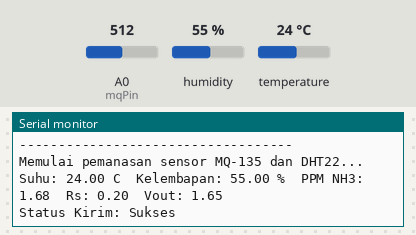
A sketch run on a simulated ESP8266 (Wemos D1 mini). On the bench: the last lines printed to the serial monitor. Inputs (shaded band) come from the test bench; at power-on: A0 (mqPin) = 512, humidity 55 %, temperature 24 °C.

Above: at 4.2 s.
4.3 s: A0 (mqPin) set to 0
At 6.4 s:
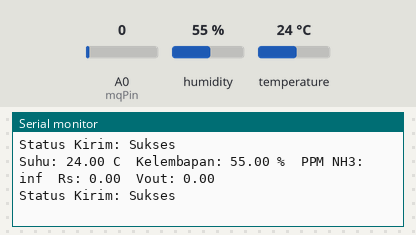
8.5 s: humidity set to 22 %
At 9.9 s:
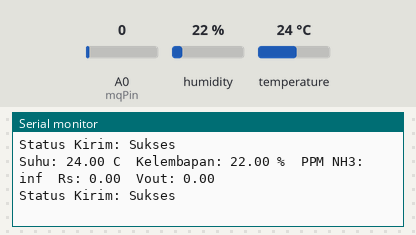
11.2 s: temperature set to 12 °C
At 13.4 s:
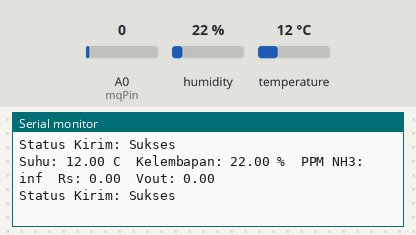
13.9 s: A0 (mqPin) set to 122
At 16.3 s:
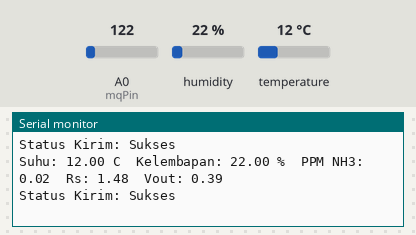
16.6 s: humidity set to 40 %
At 18.1 s:
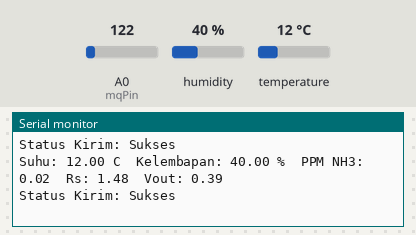
Timing chart, 0 to 19.6 s (numbered marks = the images above; inputs shaded):
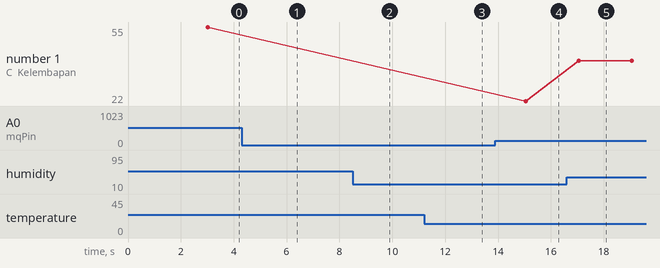

The sketch:

2Transmit_NH3_Wemos.ino
```cpp
// #include <ESP8266WiFi.h>
// #include <espnow.h>
// #include <DHT.h> // Tambahkan library DHT

// // === Konfigurasi DHT22 ===
// #define DHTPIN 4      // Pin data DHT22 terhubung ke D4 (GPIO 2)
// #define DHTTYPE DHT22  // Jenis sensor DHT 22 (AM2302)
// DHT dht(DHTPIN, DHTTYPE);

// // uint8_t broadcastAddress[] = {0xAC, 0x27, 0x6E, 0x5E, 0xAF, 0xC8}; //AC:27:6E:5E:AF:C8
// uint8_t broadcastAddress[] = {0xAC, 0x27, 0x6E, 0x5E, 0x93, 0x08}; // AC:27:6E:5E:93:08

// // Struktur paket data yang akan dikirim (Ditambah temp & hum)
// typedef struct struct_message {
//   float ppm2;
//   float rs;
//   float vout;
//   float temp2; // Variabel suhu
//   float hum2;  // Variabel kelembapan
// } struct_message;

// struct_message myData;

// // === Parameter Kalibrasi & Hardware MQ-135 ===
// const int mqPin = A0;
// const float RL = 1.0;
// const float Vcc = 3.3;
// const float R0 = 0.07;
// // const float a = 6.43;
// // const float b = -1.98;
//   float a = 4.42;
//   float b = -2.25;
// // Callback saat data selesai dikirim
// void OnDataSent(uint8_t *mac_addr, uint8_t sendStatus) {
//   Serial.print("Status Kirim ESP-NOW: ");
//   if (sendStatus == 0){
//     Serial.println("Sukses");
//   }
//   else{
//     Serial.println("Gagal");
//   }
// }

// void setup() {
//   Serial.begin(115200);

//   // Memulai sensor DHT
//   dht.begin();

//   // Set perangkat sebagai Wi-Fi Station (syarat ESP-NOW)
//   WiFi.mode(WIFI_STA);

//   // Inisialisasi ESP-NOW
//   if (esp_now_init() != 0) {
//     Serial.println("Error inisialisasi ESP-NOW");
//     return;
//   }

//   // Set peran Wemos sebagai Controller (Pengirim)
//   esp_now_set_self_role(ESP_NOW_ROLE_CONTROLLER);
//   esp_now_register_send_cb(OnDataSent);

//   // Daftarkan ESP32 sebagai peer penerima
//   esp_now_add_peer(broadcastAddress, ESP_NOW_ROLE_SLAVE, 1, NULL, 0);

//   Serial.println("Memulai pemanasan sensor MQ-135 dan DHT22...");
//   delay(3000);
// }

// void loop() {
//   // === 1. Baca Sensor DHT22 ===
//   float hum2 = dht.readHumidity();
//   float temp2 = dht.readTemperature();

//   // Periksa apakah pembacaan DHT gagal
//   if (isnan(hum2) || isnan(temp2)) {
//     Serial.println("Gagal membaca dari sensor DHT!");
//     hum2 = 0.0;
//     temp2 = 0.0;
//   }

//   // === 2. Baca Sensor MQ-135 ===
//   int adcValue = analogRead(mqPin);
//   float Vout = (adcValue / 1023.0) * Vcc;

//   float Rs = 0;
//   if (Vout > 0.0) {
//     Rs = RL * (Vcc - Vout) / Vout;
//   }

//   float ratio = Rs / R0;
//   float ppm2 = a * pow(ratio, b);

//   // === 3. Cetak ke Serial Monitor untuk debugging ===
//   Serial.print("Suhu: "); Serial.print(temp2); Serial.print(" C\t");
//   Serial.print("Kelembapan: "); Serial.print(hum2); Serial.print(" %\t");
//   Serial.print("PPM NH3: "); Serial.println(ppm2, 2);
//   Serial.print("Rs:  "); Serial.print (Rs,2);
//   Serial.print("Adc:  "); Serial.print (adcValue);
//   Serial.print ("Vout: "); Serial.println (Vout);

//   // === 4. Masukkan data ke dalam struktur untuk dikirim ===
//   myData.ppm2 = ppm2;
//   myData.rs = Rs;
//   myData.vout = Vout;
//   myData.temp2 = temp2;
//   myData.hum2 = hum2;

//   // === 5. Kirim pesan melalui ESP-NOW ===
//   esp_now_send(broadcastAddress, (uint8_t *) &myData, sizeof(myData));

//   delay(2000); // Kirim data setiap 2 detik
// }


#include <ESP8266WiFi.h>
#include <espnow.h>
#include <DHT.h>

// === Konfigurasi DHT22 ===
#define DHTPIN 4      // Pin data DHT22 terhubung ke D2 (GPIO 4)
#define DHTTYPE DHT22  // Jenis sensor DHT 22 (AM2302)
DHT dht(DHTPIN, DHTTYPE);

// === MAC ADDRESS ESP32 PENERIMA ===
// Pastikan ini adalah MAC Address ESP32 Anda!
uint8_t broadcastAddress[] = {0xAC, 0x27, 0x6E, 0x5E, 0x93, 0x08};

// === Struktur Paket Data (HARUS SAMA DENGAN ESP32) ===
// Hanya berisi 5 variabel
typedef struct struct_message {
  float ppm1;
  float rs;
  float vout;
  float temp1;
  float hum1;
} struct_message;

struct_message myData;

// === Parameter Kalibrasi & Hardware MQ-135 ===
const int mqPin = A0;
const float RL = 0.2;
const float R0 = 0.13;
const float Vcc = 3.3;
float a = 4.42;
float b = -2.25;

// Callback saat data selesai dikirim
void OnDataSent(uint8_t *mac_addr, uint8_t sendStatus) {
  Serial.print("Status Kirim: ");
  if (sendStatus == 0){
    Serial.println("Sukses");
  }
  else{
    Serial.println("Gagal");
  }
}

void setup() {
  Serial.begin(115200);

  // Memulai sensor DHT
  dht.begin();

  // Set perangkat sebagai Wi-Fi Station
  WiFi.mode(WIFI_STA);

  // === TAMPILKAN MAC ADDRESS WEMOS ===
  // Buka Serial Monitor saat Wemos baru dinyalakan.
  // Salin MAC Address ini dan masukkan ke kode ESP32 Anda!
  Serial.println();
  Serial.println("-----------------------------------");
  Serial.print("MAC Address Wemos ini: ");
  Serial.println(WiFi.macAddress());
  Serial.println("-----------------------------------");

  // Inisialisasi ESP-NOW
  if (esp_now_init() != 0) {
    Serial.println("Error inisialisasi ESP-NOW");
    return;
  }

  // Set peran Wemos sebagai Controller (Pengirim)
  esp_now_set_self_role(ESP_NOW_ROLE_CONTROLLER);
  esp_now_register_send_cb(OnDataSent);

  // Daftarkan ESP32 sebagai peer penerima
  esp_now_add_peer(broadcastAddress, ESP_NOW_ROLE_SLAVE, 1, NULL, 0);

  Serial.println("Memulai pemanasan sensor MQ-135 dan DHT22...");
  delay(3000);
}

void loop() {
  // === 1. Baca Sensor DHT22 ===
  float hum = dht.readHumidity();
  float temp = dht.readTemperature();

  // Periksa apakah pembacaan DHT gagal
  if (isnan(hum) || isnan(temp)) {
    Serial.println("Gagal membaca dari sensor DHT!");
    hum = 0.0;
    temp = 0.0;
  }

  // === 2. Baca Sensor MQ-135 ===
  int adcValue = analogRead(mqPin);
  float Vout = (adcValue / 1023.0) * Vcc;

  float Rs = 0;
  if (Vout > 0.0) {
    Rs = RL * (Vcc - Vout) / Vout;
  }

  float ratio = Rs / R0;
  float ppm = a * pow(ratio, b);

  // === 3. Cetak ke Serial Monitor untuk debugging ===
  Serial.print("Suhu: "); Serial.print(temp); Serial.print(" C\t");
  Serial.print("Kelembapan: "); Serial.print(hum); Serial.print(" %\t");
  Serial.print("PPM NH3: "); Serial.print(ppm, 2);
  Serial.print("\tRs: "); Serial.print(Rs, 2);
  Serial.print("\tVout: "); Serial.println(Vout);

  // === 4. Masukkan data ke dalam struktur untuk dikirim ===
  myData.ppm1 = ppm;
  myData.rs = Rs;
  myData.vout = Vout;
  myData.temp1 = temp;
  myData.hum1 = hum;

  // === 5. Kirim pesan melalui ESP-NOW ===
  esp_now_send(broadcastAddress, (uint8_t *) &myData, sizeof(myData));

  delay(2000); // Kirim data setiap 2 detik
}
```

Measured:
- after the input at 4.3 s, the serial monitor: prints a new line after 0.72 s (image 1)
- after the input at 8.5 s, the serial monitor: prints a new line after 0.53 s (image 2)
- after the input at 11.2 s, the serial monitor: prints a new line after 1.8 s (image 3)
- after the input at 13.9 s, the serial monitor: prints a new line after 1.2 s (image 4)
- after the input at 16.6 s, the serial monitor: prints a new line after 0.46 s (image 5)
- plotted number 1: 22 → 40 after the input at 16.6 s
